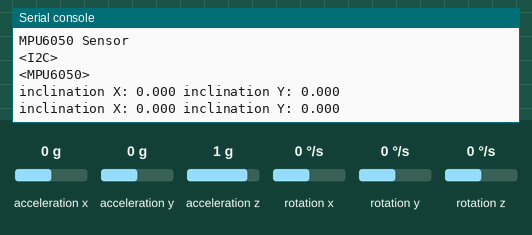
This program was run on a simulated Raspberry Pi Pico running MicroPython. Shown: the last lines printed to the serial console. The test bench sets the inputs (shaded band); at power-on: acceleration x 0 g, acceleration y 0 g, acceleration z 1 g, rotation x 0 °/s, rotation y 0 °/s, rotation z 0 °/s.

Above: at 1.2 s.
1.3 s: acceleration x set to -1.4 g
At 2.6 s:
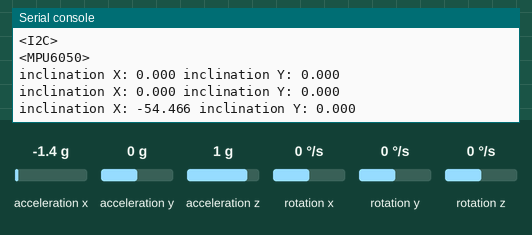
2.8 s: acceleration y set to -1.4 g
At 3.8 s:
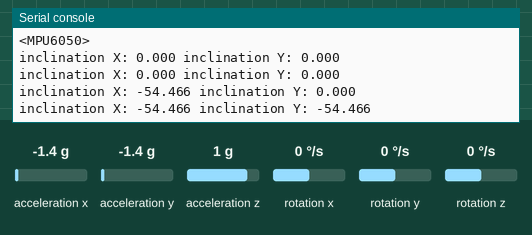
4.3 s: acceleration z set to -1.4 g
At 5.8 s:
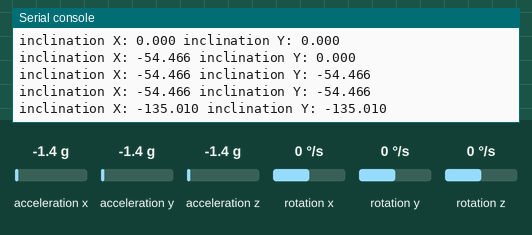
Timing chart, 0 to 7.3 s (numbered marks = the images above; inputs shaded):
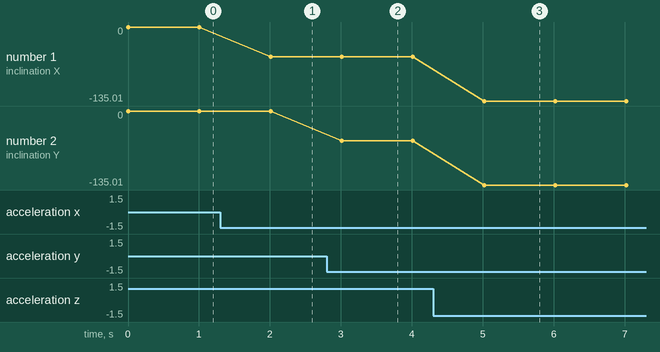

The program:

Class_MPU6050_ajs_Use.py
```python
from Class_MPU6050_ajs import Inertial_Sensor
import time

s1 = Inertial_Sensor(1,2,3,400000)
s1.calibrate()
s1.print_cals()
s1.show()
while True:
    s1.read_data()
    #s1.print_data()
    s1.accel_angles()
    s1.print_accel_data()
    time.sleep(1)
```

Class_MPU6050_ajs.py
```python
from machine import Pin,PWM,I2C
from imu import MPU6050
import time
import math

class Inertial_Sensor:
    def __init__(self,chan,sdaPin,sdlPin,freq=400000):
        self.name = 'MPU6050 Sensor'
        self.chan = chan
        self.sdaPin = sdaPin
        self.sdlPin = sdlPin
        self.freq = freq
        self.i2c = I2C(self.chan, sda=Pin(self.sdaPin), scl=Pin(self.sdlPin), freq=self.freq)
        self.mpu = MPU6050(self.i2c)

    def show(self):
        print(self.name)
        print(self.i2c)
        print(self.mpu)

    def calibrate(self,cal_ax=0,cal_ay=0,cal_az=0,cal_gx=0,cal_gy=0,cal_gz=0):
        self.cal_ax=cal_ax
        self.cal_ay=cal_ay
        self.cal_az=cal_az
        self.cal_gx=cal_gx
        self.cal_gy=cal_gy
        self.cal_gz=cal_gz

    def print_cals(self):
        print(self.cal_ax,self.cal_ay,self.cal_az,self.cal_gx,self.cal_gy,self.cal_gz)

    def read_data(self):
        self.accelX = self.mpu.accel.x-self.cal_ax
        self.accelY = self.mpu.accel.y-self.cal_ay
        self.accelZ = self.mpu.accel.z-self.cal_az
        self.gyroX = self.mpu.gyro.x-self.cal_gx
        self.gyroY = self.mpu.gyro.y-self.cal_gy
        self.gyroZ = self.mpu.gyro.z-self.cal_gz

    def print_data(self):
        print(self.accelX,self.accelY,self.accelZ,self.gyroX,self.gyroY,self.gyroZ)

    def accel_angles(self):
        self.angles_AX = math.atan2(self.accelX,self.accelZ)*57.3
        self.angles_AY=math.atan2(self.accelY,self.accelZ)*57.3

    def print_accel_data(self):
        print("inclination X: {:.3f} inclination Y: {:.3f}".format(self.angles_AX,self.angles_AY))

#     def get_accelA_X(self):
#         return anglesA[0]
#
#     def get_accelA_Y(self):
#         return anglesA[1]

# s1 = Inertial_Sensor()
# s1.show()
#
# s2 = s1.sensor
# s2.show()
# s2.read_data()
# s2.print_data()
```

Measured:
- after the input at 1.3 s, the serial console: prints a new line after 0.71 s (image 1)
- after the input at 2.8 s, the serial console: prints a new line after 0.21 s (image 2)
- after the input at 4.3 s, the serial console: prints a new line after 0.72 s (image 3)
- plotted number 1: 0 → -54.47 after the input at 1.3 s, -54.47 → -135.01 after the input at 4.3 s
- plotted number 2: -54.47 → -135.01 after the input at 4.3 s
